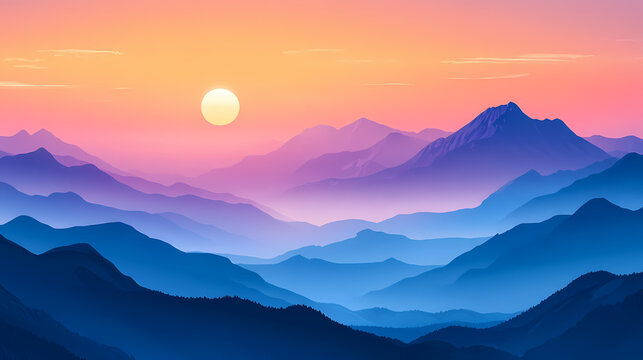
#> input picture test_images/img.jpg, 643 x 360 px
$ python main.py
#> lines starting #> are read from the running program, lines starting #| are printed output that depends on the picture
### utils.py
import cv2
import os

def load_image(path):
#> called with path = 'test_images/img.jpg'
    if not os.path.exists(path):
        raise FileNotFoundError("Image not found at path: " + path)
    return cv2.imread(path)
#> returned value is the input picture: shape (360, 643, 3); mean B, G, R 156.2, 124.2, 136

def save_image(img, path):
    cv2.imwrite(path, img)

### filters.py
import cv2
import numpy as np

def apply_grayscale(img):
    return cv2.cvtColor(img, cv2.COLOR_BGR2GRAY)

def apply_sepia(img):
    kernel = np.array([[0.272, 0.534, 0.131],
                       [0.349, 0.686, 0.168],
                       [0.393, 0.769, 0.189]])
    sepia = cv2.transform(img, kernel)
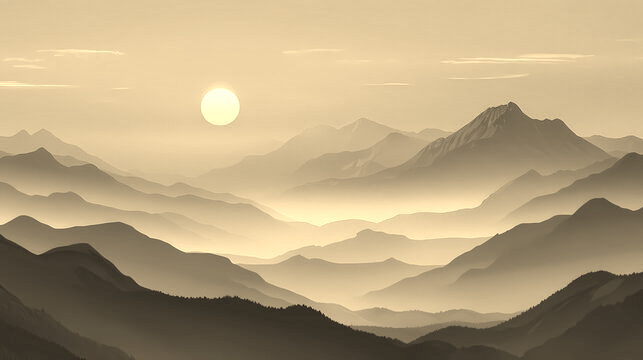
#> sepia: shape (360, 643, 3); mean B, G, R 126.7, 162.3, 182
    return np.clip(sepia, 0, 255).astype(np.uint8)

def apply_negative(img):
    return cv2.bitwise_not(img)

# [8 lines left out: function apply_blur, not called in this run]

def apply_edge_detection(img):
    return cv2.Canny(img, 100, 200)

### transform.py
import cv2

def rotate_image(img, angle):
#> called with angle = 45
    (h, w) = img.shape[:2]
#> h = 360; w = 643
    center = (w // 2, h // 2)
#> center = (321, 180)
    M = cv2.getRotationMatrix2D(center, angle, 1.0)
    return cv2.warpAffine(img, M, (w, h))
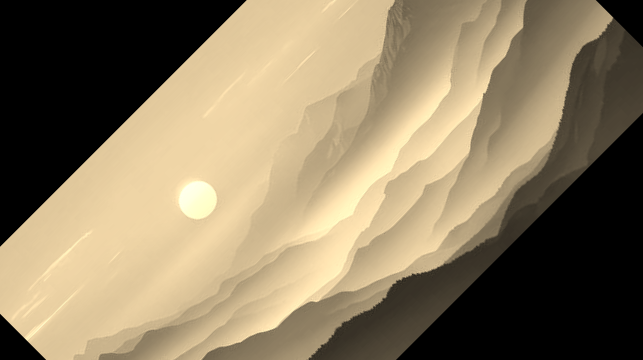
#> returned value: shape (360, 643, 3); mean of channels 0, 1, 2 97.5, 125, 140.1; drawn as B, G, R

def resize_image(img, width, height):
#> called with width = 400, height = 400
    return cv2.resize(img, (width, height))
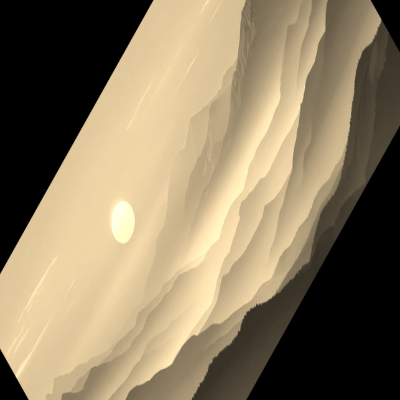
#> returned value: shape (400, 400, 3); mean of channels 0, 1, 2 97.5, 124.9, 140; drawn as B, G, R

def adjust_brightness_contrast(img, brightness=0, contrast=1.0):
#> called with brightness = 30, contrast = 1.2
    return cv2.convertScaleAbs(img, alpha=contrast, beta=brightness)
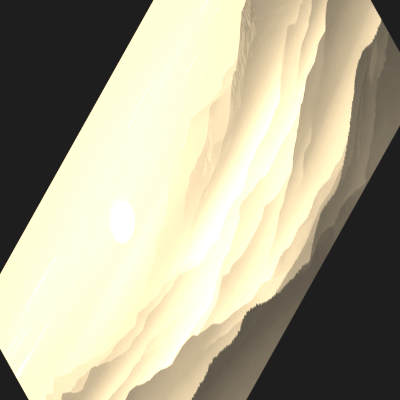
#> returned value: shape (400, 400, 3); mean of channels 0, 1, 2 146.8, 170.4, 175.4; drawn as B, G, R

# [6 lines left out: function flip_image, not called in this run]

### main.py
import sys
import os
sys.path.append(os.path.dirname(os.path.abspath(__file__)))

from filters import apply_grayscale, apply_sepia, apply_negative, apply_blur, apply_edge_detection
from transform import rotate_image, resize_image, adjust_brightness_contrast
from utils import load_image, save_image

def main():
    img_path = "test_images/img.jpg"
    output_path = "test_images/edited.jpg"

    # Load image
    img = load_image(img_path)

    # Apply transformations
    img = apply_sepia(img)
    img = rotate_image(img, 45)
    img = resize_image(img, 400, 400)
    img = adjust_brightness_contrast(img, brightness=30, contrast=1.2)

    # Save output
    save_image(img, output_path)
    print(f"Edited image saved to {output_path}")

if __name__ == "__main__":
    main()
